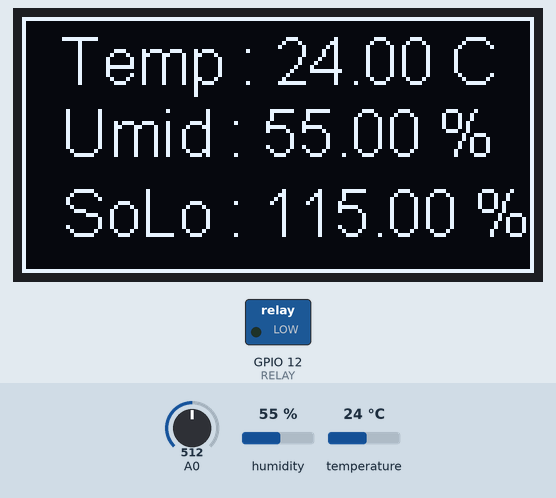
Simulated run of this sketch. Board: ESP8266 (NodeMCU). Shown: 128×64 one-colour display, switched loads named in the sketch (green lamp = pin HIGH). The test bench sets the inputs (shaded band); at power-on: humidity 55 %, A0 = 512, temperature 24 °C. What the sketch prints to the serial monitor is not drawn.

Above: at 5.8 s.
5.9 s: humidity set to 68 %
At 9.7 s:
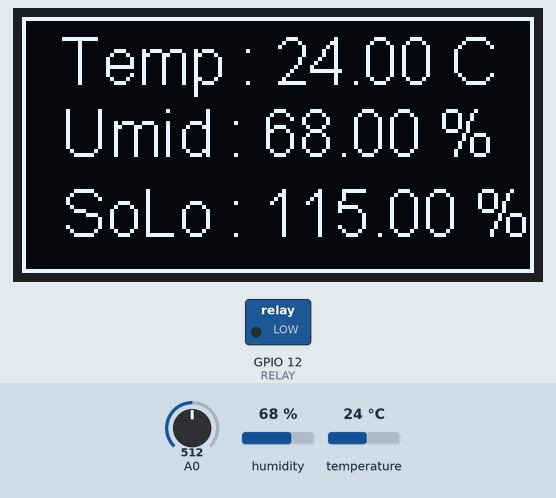
11.9 s: A0 set to 716
At 18.3 s:
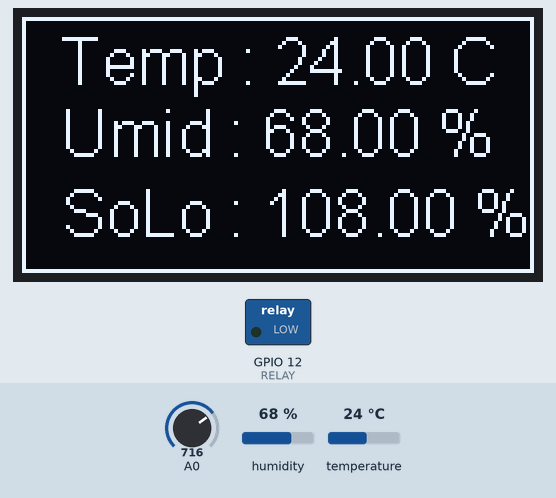
18.6 s: humidity set to 22 %
At 21.9 s:
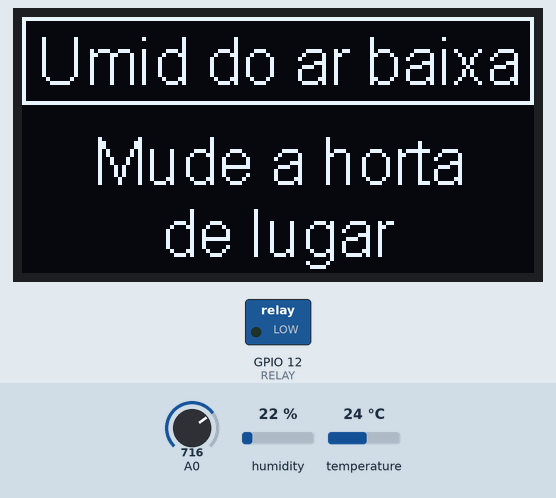
27.6 s: temperature set to 12 °C
At 33.5 s:
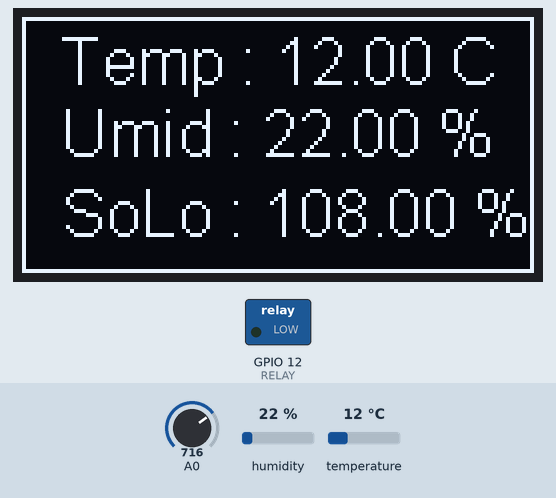
37.7 s: A0 set to 900
At 48.5 s:
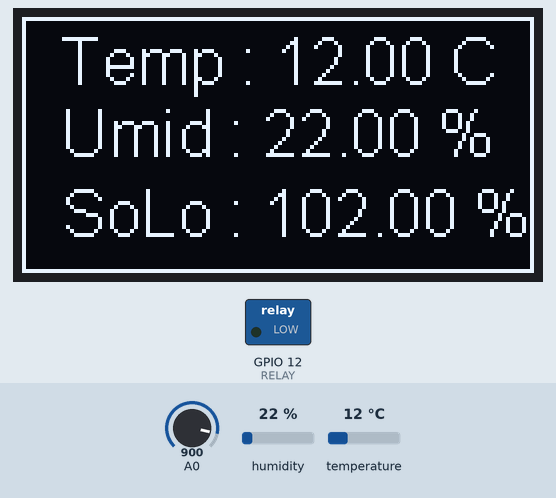
48.8 s: A0 set to 1023
At 58.7 s:
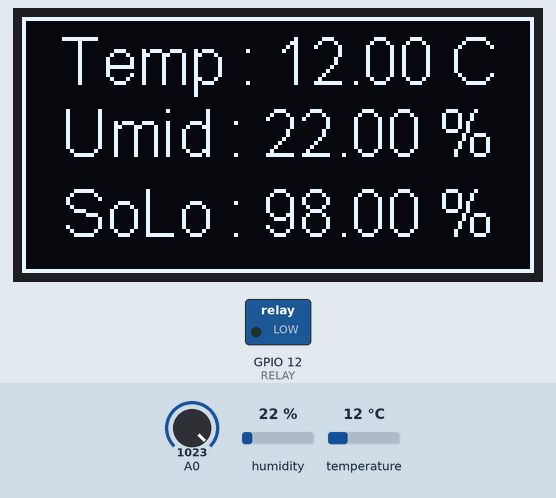
Timing chart, 0 to 59.8 s (numbered marks = the images above; inputs shaded):
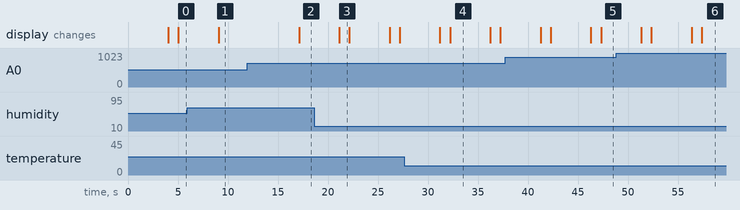

The sketch:

MainV3.ino
```cpp
#include <SSD1306Wire.h>
#include "DHT.h"

#define RELAY 12
#define DHT_PIN 5
#define DHT_TYPE DHT22
#define SCL 22
#define SDA 21
#define PIN_SOLO 15

#define HUM_SOLO_MIN 30
#define HUM_AR_MIN 60
#define TEMP_AR_MAX 30

SSD1306Wire display(0x3c, SDA, SCL);
DHT dht(DHT_PIN, DHT_TYPE);

float humidade, temperatura, umidade_do_solo;
String texto_temperatura = "";
String texto_umidade = "";
String texto_umidade_solo = "";

void ligarBomba(){
  digitalWrite(RELAY, HIGH);
}

void desligarBomba(){
  digitalWrite(RELAY, LOW);
}

void medeUmidadeDoSolo() {
  umidade_do_solo = map (analogRead (PIN_SOLO), 4095, 1000, 0, 100);
  texto_umidade_solo = String(umidade_do_solo) + " % ";
  delay(2000);
}

void iniciaSensorSolo(){
  pinMode(PIN_SOLO, INPUT);
}

void inicializaSensorHumETempAr(){
  Serial.println(F("Sensor Test"));
  dht.begin();
}

void leituraSensorHumidadeEtemperaturaDoAr(){
  delay(2000);

  humidade = dht.readHumidity();
  temperatura = dht.readTemperature();

  if (isnan(humidade) || isnan(temperatura)) {
    Serial.println(F("Failed to read from DHT sensor!"));

  }
  texto_temperatura = String(temperatura) + " C ";
  texto_umidade = String(humidade) + " % ";
}

void imprimeDadosNoDisplay(){
  display.clear();
  Serial.println("Imprimindo no display");
  Serial.println(texto_temperatura);
  Serial.println(texto_umidade);
  Serial.println(texto_umidade_solo);

  display.setFont(ArialMT_Plain_16);
  display.drawRect(0, 0, 128, 64);
  //display.setTextAlignment(TEXT_ALIGN_CENTER);
  //display.drawString(50, 0, texto_temperatura + texto_umidade + textoUmidadeSolo);
  display.drawString(10, 2, "Temp : " + texto_temperatura + "\n");
  display.drawString(10, 20, "Umid : " + texto_umidade + "\n");
  display.drawString(10, 40, "SoLo : " + texto_umidade_solo + "\n");
  display.display();
}

void lerTodosSensores(){
  medeUmidadeDoSolo();
  leituraSensorHumidadeEtemperaturaDoAr();
}

void mensagemTempAlta() {
  display.clear();
  display.setFont(ArialMT_Plain_16);
  display.drawRect(0, 0, 128, 22);
  display.drawString(2, 12, "Temperatura alta");//16

  display.setFont(ArialMT_Plain_16);
  display.drawString(10, 27, "  Mude a horta\n");
  display.drawString(35, 45,"de lugar\n");
  delay(1000);
}

void mensagemHumBaixa() {
  display.clear();
  display.setFont(ArialMT_Plain_16);
  display.drawRect(0, 0, 128, 22);
  display.drawString(4, 2, "Umid do ar baixa");//16

  display.setFont(ArialMT_Plain_16);
  display.drawString(10, 27, "  Mude a horta\n");
  display.drawString(35, 45,"de lugar\n");
  display.display();
  delay(1000);
}

void tomaAcoes () {
  if (umidade_do_solo < HUM_SOLO_MIN) {
    ligarBomba();
  }else {
    desligarBomba();
  }

  if (temperatura > TEMP_AR_MAX) mensagemTempAlta();
  if (humidade < HUM_AR_MIN) mensagemHumBaixa();
}

void setup() {
  //Inicia Monitor Serial
  Serial.begin(9600);

  //Incia sensor de temperatura e humidade do ar
  inicializaSensorHumETempAr();

  //Inicia Display oled
  display.init();

  //Inicia Sensor de umidade do solo
  iniciaSensorSolo();

  //Inicia o relay
  pinMode(RELAY, OUTPUT);
}

void loop() {
  lerTodosSensores();
  tomaAcoes();
  imprimeDadosNoDisplay();
}
```

Measured:
- after the input at 5.9 s, the display: changes after 3.2 s (image 1)
- after the input at 11.9 s, the display: changes after 5.2 s (image 2)
- after the input at 18.6 s, the display: changes after 2.5 s (image 3)
- after the input at 27.6 s, the display: first differs from a run without the input after 4.6 s (image 4)
- after the input at 37.7 s, the display: first differs from a run without the input after 9.6 s (image 5)
- after the input at 48.8 s, the display: first differs from a run without the input after 8.6 s (image 6)
- what the display in image 3 shows lasts 1.0 s, from 21.1 s to 22.1 s
